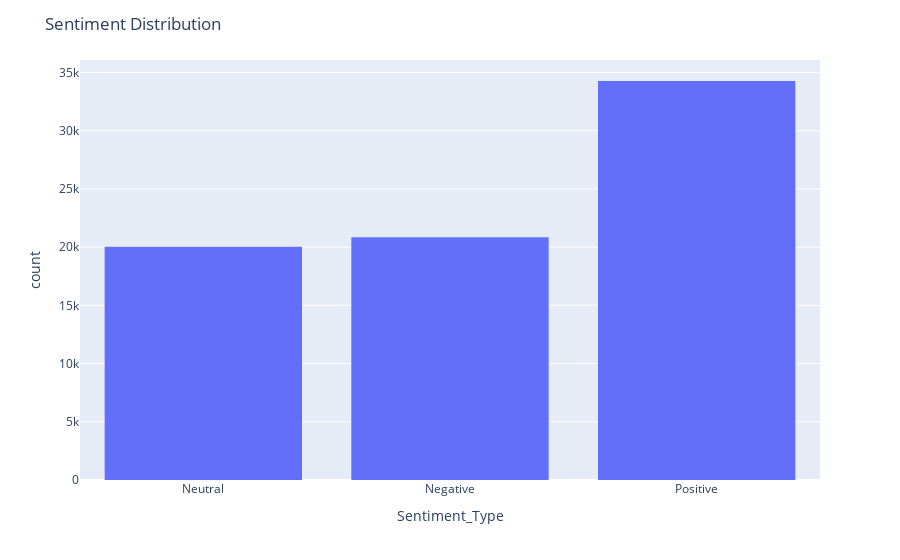

Notebook code for this chart:
### Code cell
# Topic Modeling
vectorizer = CountVectorizer(max_df=0.95, min_df=2, stop_words='english')
dtm = vectorizer.fit_transform(consolidated_df['Text'])
LDA = LatentDirichletAllocation(n_components=5, random_state=42)
LDA.fit(dtm)

# Displaying topics (optional, not included in final script for brevity)

# Interactive Visualization
fig = px.histogram(consolidated_df, x='Sentiment_Type')
fig.update_layout(title='Sentiment Distribution')
fig.show()

### Figure 1 — Plotly figure (JSON) as saved in the notebook; plotly's stock layout.template omitted (floating-point values rounded to 4 significant figures; data arrays with more than 128 entries replaced by an {"elided": "..."} marker saying what was removed)
{"data": [{"alignmentgroup": "True", "bingroup": "x", "hovertemplate": "Sentiment_Type=%{x}<br>count=%{y}<extra></extra>", "legendgroup": "", "marker": {"color": "#636efa", "pattern": {"shape": ""}}, "name": "", "offsetgroup": "", "orientation": "v", "showlegend": false, "type": "histogram", "x": {"elided": "75680 str values"}, "xaxis": "x", "yaxis": "y"}], "layout": {"barmode": "relative", "legend": {"tracegroupgap": 0}, "margin": {"t": 60}, "title": {"text": "Sentiment Distribution"}, "xaxis": {"anchor": "y", "domain": [0, 1], "title": {"text": "Sentiment_Type"}}, "yaxis": {"anchor": "x", "domain": [0, 1], "title": {"text": "count"}}}}
